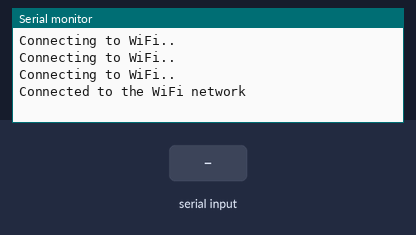
A sketch run on a simulated ESP32. On the bench: the last lines printed to the serial monitor. Inputs (shaded band) come from the test bench. WiFi joins after 1.5 s; servers stay silent unless stated.

Above: at 2.7 s.
2.8 s: "90,45\n" received over the second serial link
At 3.4 s:
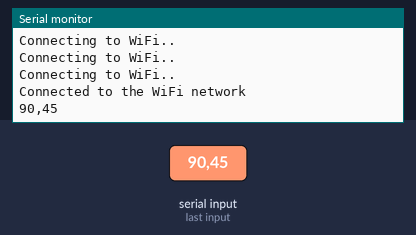
4.3 s: "5\n" received over the second serial link
At 5.7 s:
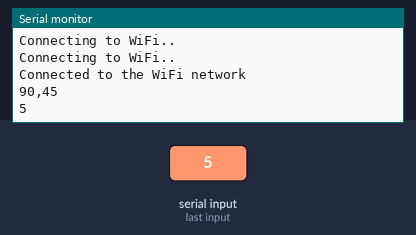

Measured:
- after the input at 2.8 s, the serial monitor: prints a new line at once (image 1)
- after the input at 4.3 s, the serial monitor: prints a new line at once (image 2)

The sketch:

ESP_to_TD_Sprint4.ino
```cpp
// Load Wi-Fi library
#include <WiFi.h>
#include <WiFiUdp.h>
#define RXp2 16
#define TXp2 17

// Replace with your network credentials
const char* ssid     = "TP-LINK_D586";                  //WIFI name
const char* password = "14242830";                      //WIFI passwort
const char ip[] = "10.10.10.100";                       //IP des Laptops
#define UDP_PORT 4201                                   //UDP Port wahlen

WiFiUDP UDP;
char packet[255];

void setup() {
  Serial.begin(115200);
  Serial2.begin(115200, SERIAL_8N1, RXp2, TXp2);        //Serielle Kommunikation über TX und RX Pin
  WiFi.begin(ssid, password);                           //WIFI verbinden
  while (WiFi.status() != WL_CONNECTED) {
    delay(500);
    Serial.println("Connecting to WiFi..");
  }
  Serial.println("Connected to the WiFi network");
  UDP.begin(UDP_PORT);
}

void loop(){
  int Sensor;
  String data = Serial2.readStringUntil('\n');          //Daten vom Arduino werden in Variable gespeichert
  Serial.println(data);                                 //Hier prüfe ich ob ich Daten empfange
  Sensor = data.toInt();                                //String zu Int Umwandlung

  UDP.beginPacket(ip, UDP_PORT);                        //Befehl zum Senden von Daten
  UDP.print(uint8_t(Sensor));                           //Sensorwert in das UDP Paket integrieren
  UDP.endPacket();                                      //Paket schicken

  int packetSize = UDP.parsePacket();                   //Dieser Codeteil ist eigentlich zum empfangen von Daten gedacht
  if (packetSize) {
    //Serial.print("Received packet! Size: ");
    //Serial.println(packetSize);
    int len = UDP.read(packet, 255);
    if (len > 0)
    {
      packet[len] = '\0';
    }
    //Serial.print("Packet received: ");
    Serial.println(packet);
  }
  delay(50);
}
```
